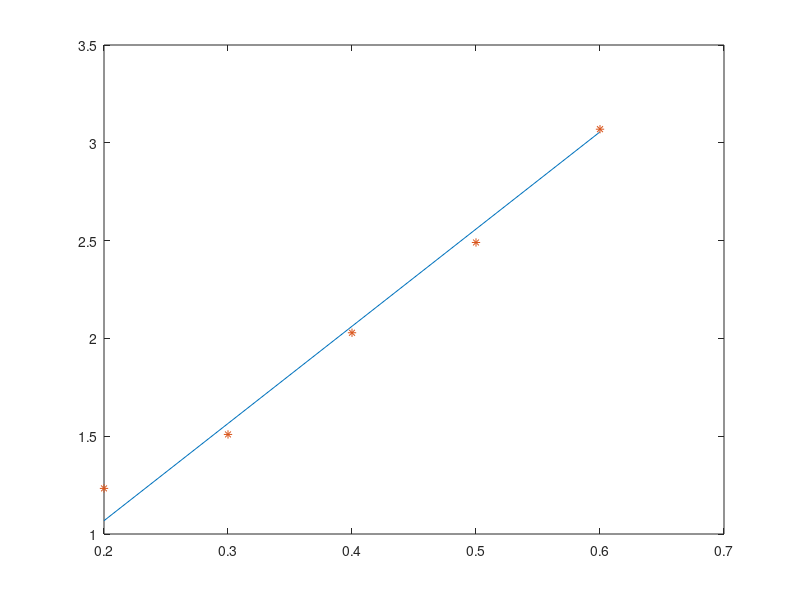

Write MATLAB code to recreate this figure.
clc;
clear;

I = [0.2 0.3 0.4 0.5 0.6];
V = [1.23 1.38 2.06 2.47 3.17];
 plot(I,V, '.-')

 % batch soluction
 H = [I', ones(5, 1)];
 
 x_ls = (H'*H)^(-1)*H'*V';
 
 
% Recursive Estimator
P = diag([10^(2), 0.2^(2)]);
x = [9 0]';

% record history of state varible 
x_hist(1,:) = x; 

num_meas = length(I);
R = 0.0225;

for i = 1:num_meas
    H = [I(i), 1];
    K = P*H'*(H*P*H' + R)^(-1);
    x = x + K*(V(i) - H*x);
    P = (eye(2) - K*H)*P;
    x_hist(i,:) = x;
end

grid on;
plot(I, I*x_ls(1) + x_ls(2) )
hold on;
plot(I, x_hist(:,1)'.*I +  x_hist(:,2)', '*')






 